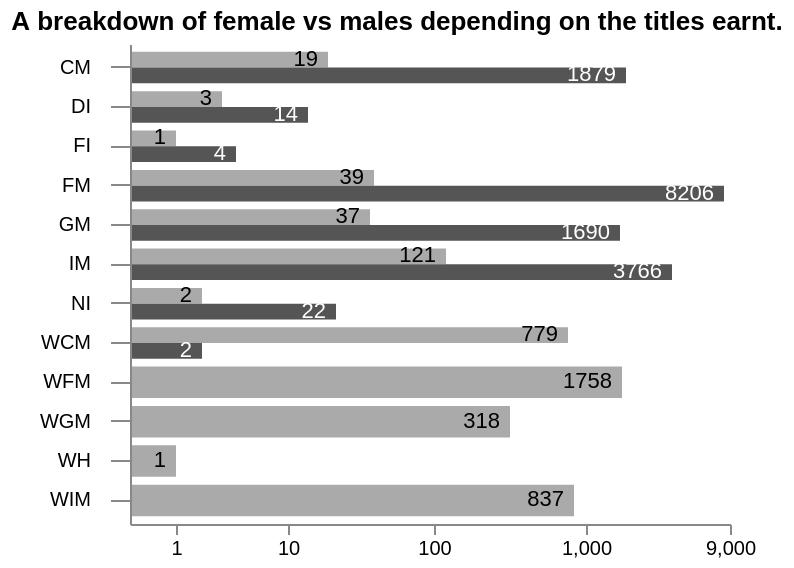

Express this chart as Vega-Lite.
### Vega specification from a JSON file in a GitHub repository (floating-point values rounded to 4 significant figures)
{"$schema": "https://vega.github.io/schema/vega/v5.json", "description": "A breakdown of female vs males depending on the titles earnt.", "title": "A breakdown of female vs males depending on the titles earnt.", "width": 300, "height": 240, "padding": 5, "data": [{"name": "table", "values": [{"category": "CM", "position": 0, "value": 19}, {"category": "CM", "position": 1, "value": 1879}, {"category": "DI", "position": 0, "value": 3}, {"category": "DI", "position": 1, "value": 14}, {"category": "FI", "position": 0, "value": 1}, {"category": "FI", "position": 1, "value": 4}, {"category": "FM", "position": 0, "value": 39}, {"category": "FM", "position": 1, "value": 8206}, {"category": "GM", "position": 0, "value": 37}, {"category": "GM", "position": 1, "value": 1690}, {"category": "IM", "position": 0, "value": 121}, {"category": "IM", "position": 1, "value": 3766}, {"category": "NI", "position": 0, "value": 2}, {"category": "NI", "position": 1, "value": 22}, {"category": "WCM", "position": 0, "value": 779}, {"category": "WCM", "position": 1, "value": 2}, {"category": "WFM", "position": 0, "value": 1758}, {"category": "WGM", "position": 0, "value": 318}, {"category": "WH", "position": 0, "value": 1}, {"category": "WIM", "position": 0, "value": 837}]}], "scales": [{"name": "yscale", "type": "band", "domain": {"data": "table", "field": "category"}, "range": "height", "padding": 0.2}, {"name": "xscale", "type": "symlog", "domain": {"data": "table", "field": "value"}, "range": "width", "round": true, "zero": true, "nice": true, "bins": [1, 10, 100, 1000, 9000, 10000]}, {"name": "color", "type": "ordinal", "domain": {"data": "table", "field": "position"}, "range": {"scheme": ["white", "black"]}}], "axes": [{"orient": "left", "scale": "yscale", "tickSize": 10, "labelPadding": 10, "zindex": 1}, {"orient": "bottom", "scale": "xscale"}], "marks": [{"type": "group", "from": {"facet": {"data": "table", "name": "facet", "groupby": "category"}}, "encode": {"enter": {"y": {"scale": "yscale", "field": "category"}}}, "signals": [{"name": "height", "update": "bandwidth('yscale')"}], "scales": [{"name": "pos", "type": "band", "range": "height", "domain": {"data": "facet", "field": "position"}}], "marks": [{"name": "bars", "from": {"data": "facet"}, "type": "rect", "encode": {"enter": {"y": {"scale": "pos", "field": "position"}, "height": {"scale": "pos", "band": 1}, "x": {"scale": "xscale", "field": "value"}, "x2": {"scale": "xscale", "value": 0}, "fill": {"scale": "color", "field": "position"}}}}, {"type": "text", "from": {"data": "bars"}, "encode": {"enter": {"x": {"field": "x2", "offset": -5}, "y": {"field": "y", "offset": {"field": "height", "mult": 0.5}}, "fill": [{"test": "contrast('white', datum.fill) > contrast('black', datum.fill)", "value": "white"}, {"value": "black"}], "align": {"value": "right"}, "baseline": {"value": "middle"}, "text": {"field": "datum.value"}}}}]}]}
